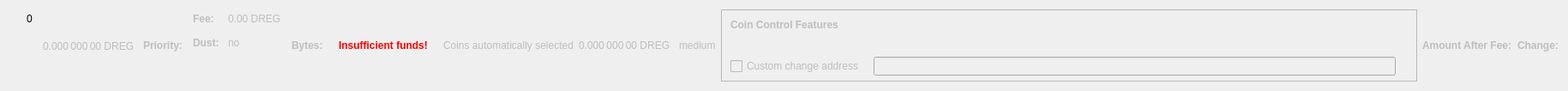
    <widget class="QWidget" name="dummyHideWidget" native="true">
     <property name="maximumSize">
      <size>
       <width>100</width>
       <height>22</height>
      </size>
     </property>
     <layout class="QHBoxLayout" name="dummyHideLayout">
      <item>
       <layout class="QFormLayout" name="formLayoutCoinControl1">
        <property name="horizontalSpacing">
         <number>10</number>
        </property>
        <property name="verticalSpacing">
         <number>14</number>
        </property>
        <property name="leftMargin">
         <number>10</number>
        </property>
        <property name="topMargin">
         <number>4</number>
        </property>
        <property name="rightMargin">
         <number>6</number>
        </property>
        <item row="0" column="1">
         <widget class="QLabel" name="labelCoinControlBytes">
          <property name="cursor">
           <cursorShape>IBeamCursor</cursorShape>
          </property>
          <property name="contextMenuPolicy">
           <enum>Qt::ActionsContextMenu</enum>
          </property>
          <property name="text">
           <string notr="true">0</string>
          </property>
          <property name="textInteractionFlags">
           <set>Qt::LinksAccessibleByMouse|Qt::TextSelectableByKeyboard|Qt::TextSelectableByMouse</set>
          </property>
         </widget>
        </item>
       </layout>
      </item>
      <item>
       <widget class="QLabel" name="labelCoinControlAfterFee">
        <property name="enabled">
         <bool>false</bool>
        </property>
        <property name="sizePolicy">
         <sizepolicy hsizetype="Fixed" vsizetype="Fixed">
          <horstretch>0</horstretch>
          <verstretch>0</verstretch>
         </sizepolicy>
        </property>
        <property name="minimumSize">
         <size>
          <width>111</width>
          <height>12</height>
         </size>
        </property>
        <property name="maximumSize">
         <size>
          <width>111</width>
          <height>12</height>
         </size>
        </property>
        <property name="cursor">
         <cursorShape>IBeamCursor</cursorShape>
        </property>
        <property name="contextMenuPolicy">
         <enum>Qt::ActionsContextMenu</enum>
        </property>
        <property name="text">
         <string notr="true">0.000 000 00 DREG</string>
        </property>
        <property name="textInteractionFlags">
         <set>Qt::LinksAccessibleByMouse|Qt::TextSelectableByKeyboard|Qt::TextSelectableByMouse</set>
        </property>
       </widget>
      </item>
      <item>
       <widget class="QLabel" name="labelCoinControlPriorityText">
        <property name="enabled">
         <bool>false</bool>
        </property>
        <property name="font">
         <font>
          <weight>75</weight>
          <bold>true</bold>
         </font>
        </property>
        <property name="text">
         <string>Priority:</string>
        </property>
       </widget>
      </item>
      <item>
       <layout class="QHBoxLayout" name="horizontalLayout"/>
      </item>
      <item>
       <layout class="QFormLayout" name="formLayoutCoinControl3">
        <property name="horizontalSpacing">
         <number>10</number>
        </property>
        <property name="verticalSpacing">
         <number>14</number>
        </property>
        <property name="leftMargin">
         <number>6</number>
        </property>
        <property name="topMargin">
         <number>4</number>
        </property>
        <property name="rightMargin">
         <number>6</number>
        </property>
        <item row="0" column="0">
         <widget class="QLabel" name="labelCoinControlFeeText">
          <property name="enabled">
           <bool>false</bool>
          </property>
          <property name="font">
           <font>
            <weight>75</weight>
            <bold>true</bold>
           </font>
          </property>
          <property name="text">
           <string>Fee:</string>
          </property>
          <property name="margin">
           <number>0</number>
          </property>
         </widget>
        </item>
        <item row="0" column="1">
         <widget class="QLabel" name="labelCoinControlFee">
          <property name="enabled">
           <bool>false</bool>
          </property>
          <property name="cursor">
           <cursorShape>IBeamCursor</cursorShape>
          </property>
          <property name="contextMenuPolicy">
           <enum>Qt::ActionsContextMenu</enum>
          </property>
          <property name="text">
           <string notr="true">0.00 DREG</string>
          </property>
          <property name="textInteractionFlags">
           <set>Qt::LinksAccessibleByMouse|Qt::TextSelectableByKeyboard|Qt::TextSelectableByMouse</set>
          </property>
         </widget>
        </item>
        <item row="1" column="0">
         <widget class="QLabel" name="labelCoinControlLowOutputText">
          <property name="enabled">
           <bool>false</bool>
          </property>
          <property name="font">
           <font>
            <weight>75</weight>
            <bold>true</bold>
           </font>
          </property>
          <property name="text">
           <string>Dust:</string>
          </property>
         </widget>
        </item>
        <item row="1" column="1">
         <widget class="QLabel" name="labelCoinControlLowOutput">
          <property name="enabled">
           <bool>false</bool>
          </property>
          <property name="cursor">
           <cursorShape>IBeamCursor</cursorShape>
          </property>
          <property name="contextMenuPolicy">
           <enum>Qt::ActionsContextMenu</enum>
          </property>
          <property name="text">
           <string>no</string>
          </property>
          <property name="textInteractionFlags">
           <set>Qt::LinksAccessibleByMouse|Qt::TextSelectableByKeyboard|Qt::TextSelectableByMouse</set>
          </property>
         </widget>
        </item>
       </layout>
      </item>
      <item>
       <widget class="QLabel" name="labelCoinControlBytesText">
        <property name="enabled">
         <bool>false</bool>
        </property>
        <property name="font">
         <font>
          <weight>75</weight>
          <bold>true</bold>
         </font>
        </property>
        <property name="text">
         <string>Bytes:</string>
        </property>
       </widget>
      </item>
      <item>
       <layout class="QFormLayout" name="formLayoutCoinControl2">
        <property name="horizontalSpacing">
         <number>10</number>
        </property>
        <property name="verticalSpacing">
         <number>14</number>
        </property>
        <property name="leftMargin">
         <number>6</number>
        </property>
        <property name="topMargin">
         <number>4</number>
        </property>
        <property name="rightMargin">
         <number>6</number>
        </property>
       </layout>
      </item>
      <item>
       <layout class="QHBoxLayout" name="horizontalLayoutCoinControl2">
        <property name="spacing">
         <number>8</number>
        </property>
        <property name="bottomMargin">
         <number>10</number>
        </property>
       </layout>
      </item>
      <item>
       <widget class="QLabel" name="labelCoinControlInsuffFunds">
        <property name="enabled">
         <bool>false</bool>
        </property>
        <property name="minimumSize">
         <size>
          <width>0</width>
          <height>0</height>
         </size>
        </property>
        <property name="font">
         <font>
          <weight>75</weight>
          <bold>true</bold>
         </font>
        </property>
        <property name="styleSheet">
         <string notr="true">color:red;font-weight:bold;</string>
        </property>
        <property name="text">
         <string>Insufficient funds!</string>
        </property>
        <property name="margin">
         <number>5</number>
        </property>
       </widget>
      </item>
      <item>
       <layout class="QFormLayout" name="formLayoutCoinControl4">
        <property name="horizontalSpacing">
         <number>10</number>
        </property>
        <property name="verticalSpacing">
         <number>14</number>
        </property>
        <property name="leftMargin">
         <number>6</number>
        </property>
        <property name="topMargin">
         <number>4</number>
        </property>
        <property name="rightMargin">
         <number>6</number>
        </property>
       </layout>
      </item>
      <item>
       <widget class="QLabel" name="labelCoinControlAutomaticallySelected">
        <property name="enabled">
         <bool>false</bool>
        </property>
        <property name="sizePolicy">
         <sizepolicy hsizetype="Fixed" vsizetype="Fixed">
          <horstretch>0</horstretch>
          <verstretch>0</verstretch>
         </sizepolicy>
        </property>
        <property name="minimumSize">
         <size>
          <width>0</width>
          <height>0</height>
         </size>
        </property>
        <property name="maximumSize">
         <size>
          <width>240</width>
          <height>16777215</height>
         </size>
        </property>
        <property name="text">
         <string>Coins automatically selected</string>
        </property>
        <property name="margin">
         <number>5</number>
        </property>
       </widget>
      </item>
      <item>
       <widget class="QLabel" name="labelCoinControlChange">
        <property name="enabled">
         <bool>false</bool>
        </property>
        <property name="sizePolicy">
         <sizepolicy hsizetype="Fixed" vsizetype="Fixed">
          <horstretch>0</horstretch>
          <verstretch>0</verstretch>
         </sizepolicy>
        </property>
        <property name="minimumSize">
         <size>
          <width>111</width>
          <height>0</height>
         </size>
        </property>
        <property name="maximumSize">
         <size>
          <width>111</width>
          <height>16777215</height>
         </size>
        </property>
        <property name="cursor">
         <cursorShape>IBeamCursor</cursorShape>
        </property>
        <property name="contextMenuPolicy">
         <enum>Qt::ActionsContextMenu</enum>
        </property>
        <property name="text">
         <string notr="true">0.000 000 00 DREG</string>
        </property>
        <property name="textInteractionFlags">
         <set>Qt::LinksAccessibleByMouse|Qt::TextSelectableByKeyboard|Qt::TextSelectableByMouse</set>
        </property>
       </widget>
      </item>
      <item>
       <widget class="QLabel" name="labelCoinControlPriority">
        <property name="enabled">
         <bool>false</bool>
        </property>
        <property name="cursor">
         <cursorShape>IBeamCursor</cursorShape>
        </property>
        <property name="contextMenuPolicy">
         <enum>Qt::ActionsContextMenu</enum>
        </property>
        <property name="text">
         <string>medium</string>
        </property>
        <property name="textInteractionFlags">
         <set>Qt::LinksAccessibleByMouse|Qt::TextSelectableByKeyboard|Qt::TextSelectableByMouse</set>
        </property>
       </widget>
      </item>
      <item>
       <widget class="QFrame" name="frameCoinControl">
        <property name="sizePolicy">
         <sizepolicy hsizetype="Expanding" vsizetype="Expanding">
          <horstretch>0</horstretch>
          <verstretch>0</verstretch>
         </sizepolicy>
        </property>
        <property name="maximumSize">
         <size>
          <width>16777215</width>
          <height>16777215</height>
         </size>
        </property>
        <property name="frameShape">
         <enum>QFrame::StyledPanel</enum>
        </property>
        <property name="frameShadow">
         <enum>QFrame::Sunken</enum>
        </property>
        <layout class="QVBoxLayout" name="verticalLayoutCoinControl2_2">
         <property name="spacing">
          <number>0</number>
         </property>
         <property name="leftMargin">
          <number>0</number>
         </property>
         <property name="topMargin">
          <number>0</number>
         </property>
         <property name="rightMargin">
          <number>0</number>
         </property>
         <property name="bottomMargin">
          <number>6</number>
         </property>
         <item>
          <layout class="QVBoxLayout" name="verticalLayoutCoinControl" stretch="0,0,0,1">
           <property name="spacing">
            <number>0</number>
           </property>
           <property name="leftMargin">
            <number>10</number>
           </property>
           <property name="topMargin">
            <number>10</number>
           </property>
           <item>
            <layout class="QHBoxLayout" name="horizontalLayoutCoinControl1">
             <property name="bottomMargin">
              <number>15</number>
             </property>
             <item>
              <widget class="QLabel" name="labelCoinControlFeatures">
               <property name="enabled">
                <bool>false</bool>
               </property>
               <property name="sizePolicy">
                <sizepolicy hsizetype="Preferred" vsizetype="Maximum">
                 <horstretch>0</horstretch>
                 <verstretch>0</verstretch>
                </sizepolicy>
               </property>
               <property name="font">
                <font>
                 <weight>75</weight>
                 <bold>true</bold>
                </font>
               </property>
               <property name="styleSheet">
                <string notr="true">font-weight:bold;</string>
               </property>
               <property name="text">
                <string>Coin Control Features</string>
               </property>
              </widget>
             </item>
            </layout>
           </item>
           <item>
            <widget class="QWidget" name="widgetCoinControl" native="true">
             <property name="sizePolicy">
              <sizepolicy hsizetype="Preferred" vsizetype="Preferred">
               <horstretch>0</horstretch>
               <verstretch>0</verstretch>
              </sizepolicy>
             </property>
             <property name="minimumSize">
              <size>
               <width>0</width>
               <height>0</height>
              </size>
             </property>
             <property name="styleSheet">
              <string notr="true"/>
             </property>
             <layout class="QHBoxLayout" name="horizontalLayoutCoinControl5_2">
              <property name="leftMargin">
               <number>0</number>
              </property>
              <property name="topMargin">
               <number>0</number>
              </property>
              <property name="rightMargin">
               <number>0</number>
              </property>
              <property name="bottomMargin">
               <number>0</number>
              </property>
              <item>
               <layout class="QHBoxLayout" name="horizontalLayoutCoinControl3">
                <property name="spacing">
                 <number>20</number>
                </property>
                <property name="topMargin">
                 <number>0</number>
                </property>
                <property name="bottomMargin">
                 <number>10</number>
                </property>
               </layout>
              </item>
             </layout>
            </widget>
           </item>
           <item>
            <layout class="QHBoxLayout" name="horizontalLayoutCoinControl4" stretch="0,0,0">
             <property name="spacing">
              <number>12</number>
             </property>
             <property name="sizeConstraint">
              <enum>QLayout::SetDefaultConstraint</enum>
             </property>
             <property name="topMargin">
              <number>5</number>
             </property>
             <property name="rightMargin">
              <number>5</number>
             </property>
             <item>
              <widget class="QCheckBox" name="checkBoxCoinControlChange">
               <property name="enabled">
                <bool>false</bool>
               </property>
               <property name="toolTip">
                <string>If this is activated, but the change address is empty or invalid, change will be sent to a newly generated address.</string>
               </property>
               <property name="text">
                <string>Custom change address</string>
               </property>
              </widget>
             </item>
             <item>
              <widget class="QValidatedLineEdit" name="lineEditCoinControlChange">
               <property name="enabled">
                <bool>false</bool>
               </property>
               <property name="sizePolicy">
                <sizepolicy hsizetype="Expanding" vsizetype="Fixed">
                 <horstretch>0</horstretch>
                 <verstretch>0</verstretch>
                </sizepolicy>
               </property>
              </widget>
             </item>
             <item>
              <widget class="QLabel" name="labelCoinControlChangeLabel_2">
               <property name="sizePolicy">
                <sizepolicy hsizetype="Preferred" vsizetype="Expanding">
                 <horstretch>0</horstretch>
                 <verstretch>0</verstretch>
                </sizepolicy>
               </property>
               <property name="minimumSize">
                <size>
                 <width>0</width>
                 <height>0</height>
                </size>
               </property>
               <property name="text">
                <string/>
               </property>
               <property name="margin">
                <number>3</number>
               </property>
              </widget>
             </item>
            </layout>
           </item>
           <item>
            <spacer name="verticalSpacerCoinControl">
             <property name="orientation">
              <enum>Qt::Vertical</enum>
             </property>
             <property name="sizeHint" stdset="0">
              <size>
               <width>800</width>
               <height>1</height>
              </size>
             </property>
            </spacer>
           </item>
          </layout>
         </item>
        </layout>
       </widget>
      </item>
      <item>
       <widget class="QLabel" name="labelCoinControlAfterFeeText">
        <property name="enabled">
         <bool>false</bool>
        </property>
        <property name="minimumSize">
         <size>
          <width>0</width>
          <height>0</height>
         </size>
        </property>
        <property name="maximumSize">
         <size>
          <width>16777215</width>
          <height>16777215</height>
         </size>
        </property>
        <property name="font">
         <font>
          <weight>75</weight>
          <bold>true</bold>
         </font>
        </property>
        <property name="text">
         <string>Amount After Fee:</string>
        </property>
        <property name="alignment">
         <set>Qt::AlignLeading|Qt::AlignLeft|Qt::AlignVCenter</set>
        </property>
        <property name="margin">
         <number>0</number>
        </property>
       </widget>
      </item>
      <item>
       <widget class="QLabel" name="labelCoinControlChangeText">
        <property name="enabled">
         <bool>false</bool>
        </property>
        <property name="sizePolicy">
         <sizepolicy hsizetype="Preferred" vsizetype="Preferred">
          <horstretch>0</horstretch>
          <verstretch>0</verstretch>
         </sizepolicy>
        </property>
        <property name="minimumSize">
         <size>
          <width>0</width>
          <height>0</height>
         </size>
        </property>
        <property name="maximumSize">
         <size>
          <width>16777215</width>
          <height>16777215</height>
         </size>
        </property>
        <property name="font">
         <font>
          <weight>75</weight>
          <bold>true</bold>
         </font>
        </property>
        <property name="text">
         <string>Change:</string>
        </property>
        <property name="alignment">
         <set>Qt::AlignLeading|Qt::AlignLeft|Qt::AlignVCenter</set>
        </property>
       </widget>
      </item>
     </layout>
    </widget>
